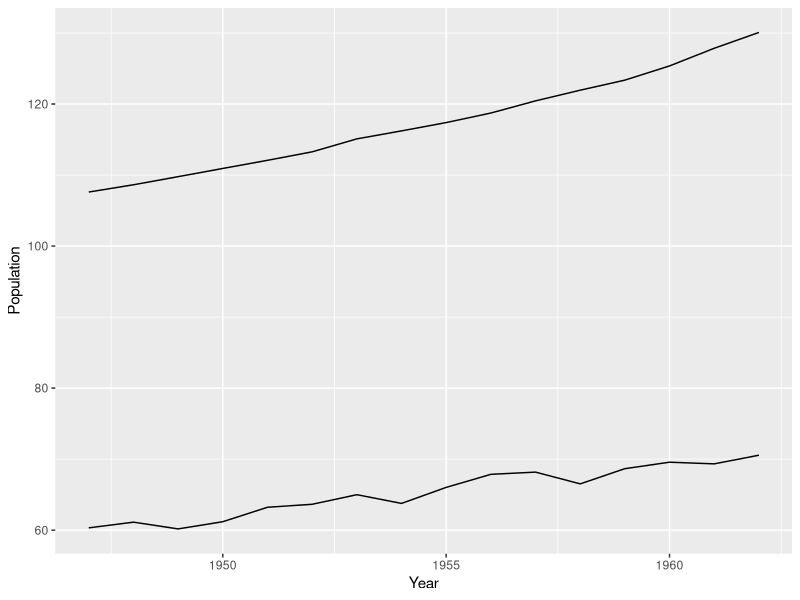
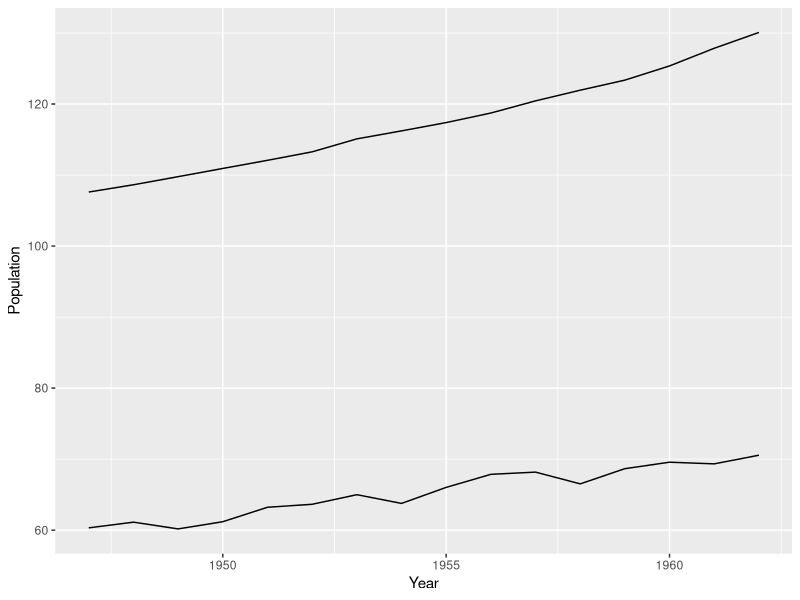

Here is the R script that generated these plots, in order:
## ---- chunk 1
knitr::opts_chunk$set(echo = FALSE, warning = FALSE, message = FALSE)
## ---- chunk 2
library (dplyr)
library(knitr)
library(rmarkdown)
library(kableExtra)
## ---- chunk 3
iris %>%
  group_by(Species) %>%
  summarise( median.Sepal.Length = median(Sepal.Length),
             median.Sepal.Width = median(Sepal.Width)) %>%
  ungroup() %>%
  kable() %>%
  kable_styling(bootstrap_options = "condensed")
## ---- chunk 4
iris %>%
  group_by(Species) %>%
  summarise( median.Sepal.Length = median(Sepal.Length),
             median.Sepal.Width = median(Sepal.Width)) %>%
  ungroup() %>%
  kable() %>%
  kable_styling(bootstrap_options = "condensed")
## ---- chunk 5
library(ggplot2)

  ggplot(data = longley) +
  geom_line(aes( x= Year, y = Population) ) +
  geom_line(aes( x= Year, y = Employed) ) 
## ---- chunk 6
iris %>%
  group_by(Species) %>%
  summarise( median.Sepal.Length = median(Sepal.Length),
             median.Sepal.Width = median(Sepal.Width)) %>%
  ungroup() %>%
  kable() %>%
  kable_styling(bootstrap_options = "condensed", full_width = T, position = "center", font_size = 10)
## ---- chunk 7
library(ggplot2)

  ggplot(data = longley) +
  geom_line(aes( x= Year, y = Population) ) +
  geom_line(aes( x= Year, y = Employed) ) 
